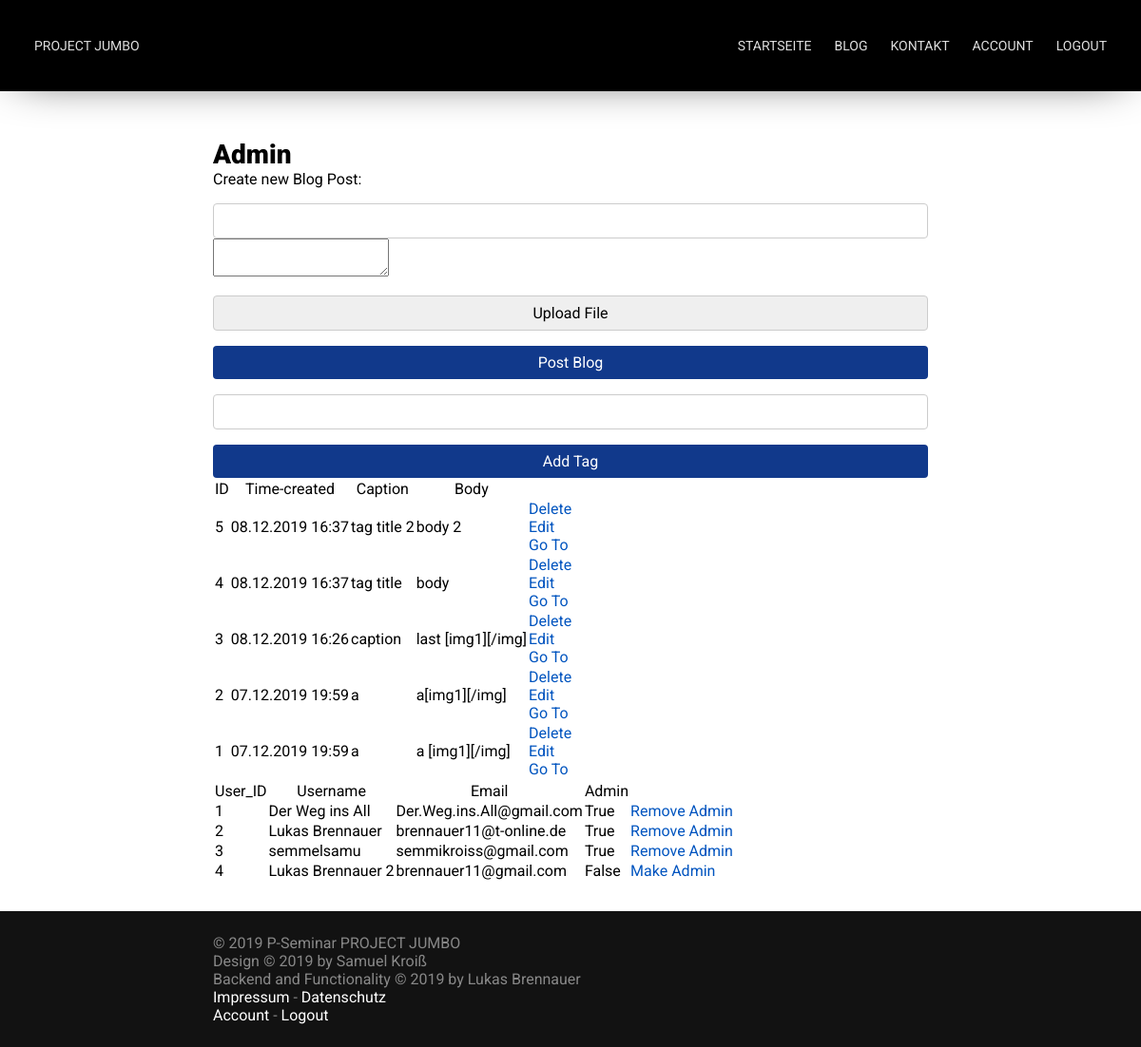
The app's page /admin (signed in), older data.
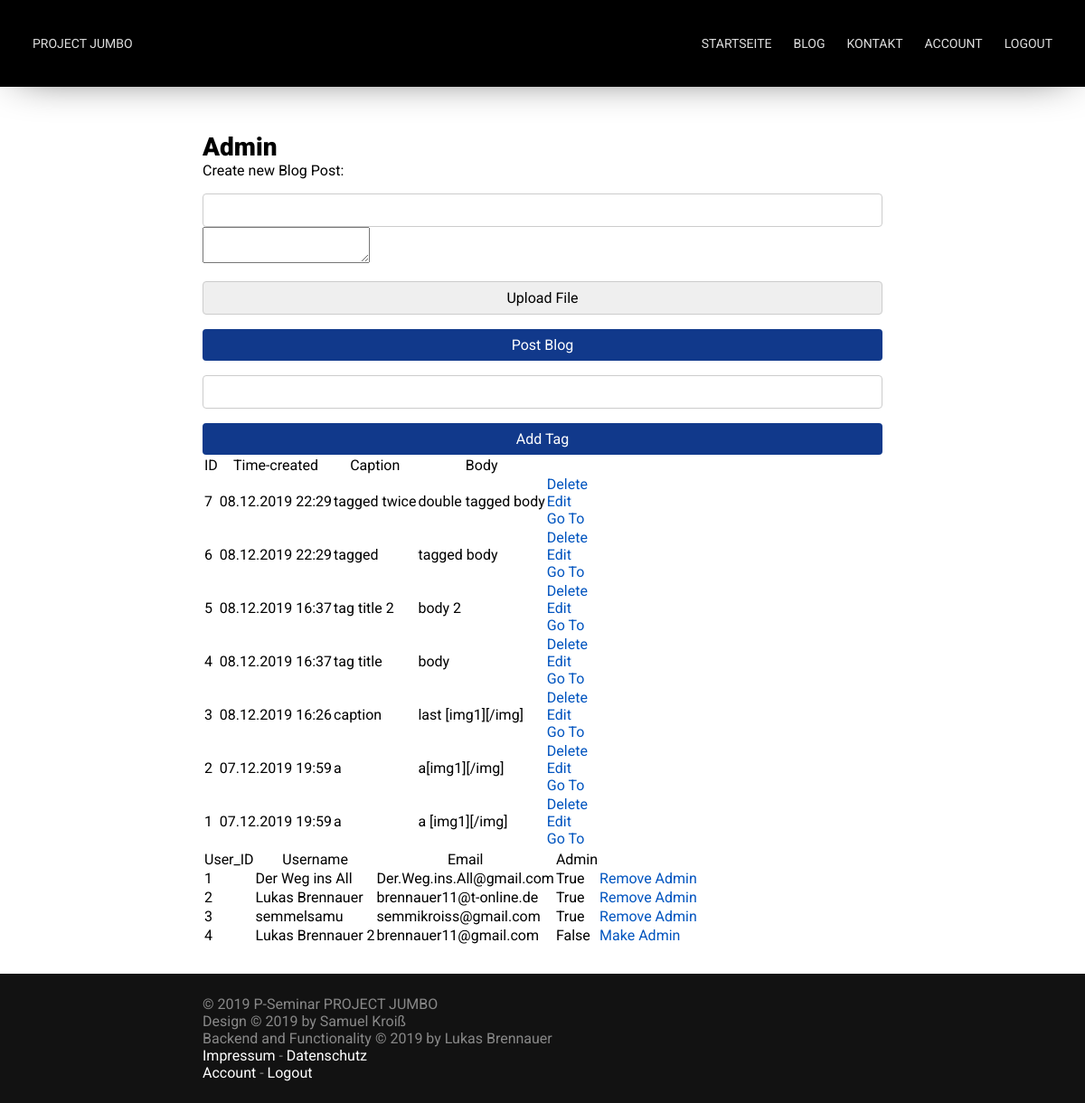
The same page, newer data.
### app/models.py (models this page shows, shortened)
class Blog_Post(db.Model):
    __tablename__ = 'blog_post'
    id = db.Column(db.Integer, primary_key=True)
    caption = db.Column(db.String, nullable=False)
    posted_by = db.Column(db.Integer, db.ForeignKey("user.id"))
    time_created = db.Column(db.DateTime, default=datetime.now() )
    tags = db.Column(db.String)
    comments = db.relationship('Comment')
    body = db.Column(db.String, nullable=False)
    images = db.Column(db.String)

class User(db.Model):
    id = db.Column(db.Integer, primary_key=True)
    username = db.Column(db.String(64), nullable=False, unique=True)
    password_hash = db.Column(db.String(120))
    email = db.Column(db.String, nullable=False, unique=True)
    admin_acc = db.Column(db.Boolean, default=False, nullable=False)
    is_active = True
    is_authenticated = True

### app/routes/admin_pages.py (the view)
@app.route("/admin", methods=['POST', 'GET'])
@login_required
def admin():
    if current_user.admin_acc == True:
        if request.method == 'POST':
            result_string = manage_posted_images(request)
            try:
                db.session.add(
                    Blog_Post(
                        caption=request.form['caption'],
                        tags=request.form['tags'],
                        posted_by=current_user.id,
                        body=request.form['body'],
                        images=result_string))
                db.session.commit()
                return jsonify({"redirect": True, "url": url_for('admin')})
            except Exception as e:
                return render_template("error.html", title="Error", error=e)
        else:
            posts = Blog_Post.query.order_by(-Blog_Post.id).all()
            users = User.query.order_by(User.id).all()
            return render_template("admin.html",
                                   title="Admin",
                                   posts=posts,
                                   users=users)
    else:
        return render_template("error.html",
                               title="Error",
                               error="You're not allowed to use that page!")

### app/models.py (called while the page is built)
@login.user_loader
def load_user(id):
    return User.query.get(id)

### templates/admin.html (shortened to what this page needs)
{% extends 'base.html' %}
{% block content %}
<p>Create new Blog Post:</p>
<form action="javascript:post()" method="post" enctype=multipart/form-data id="blog_post_form">
    <input type="text" id="caption_input">
    <textarea id="body_input"></textarea>
    <input type="button" value="Upload File" onclick="$(`#file_input`).click();" />
    <input type="submit" value="Post Blog">
</form>
<form action="javascript:addTag()">
    <input type="text" id="tag_input">
    <input type="submit" value="Add Tag">
</form>
{% if posts|length < 1 %}
<p>There are no Blogposts available!</p>
{% else %}
<table>
    <tr>
        <th>ID</th>
        <th>Time-created</th>
        <th>Caption</th>
        <th>Body</th>
    </tr>
    {% for post in posts %}
    <tr>
        <td>{{ post.id }}</td>
        <td>{{ post.time_created.__format__("%d.%m.%Y %H:%M") }}</tds>
        <td>{{ post.caption }}</td>
        <td>{{ post.body }}</td>
        <td>
            <a href="{{ url_for( 'delete', id=post.id ) }}">Delete</a>
            <br>
            <a href="{{ url_for( 'edit', id=post.id ) }}">Edit</a>
            <br>
            <a href="{{ url_for( 'blog_post', id=post.id ) }}">Go To</a>
        </td>
    </tr>
    {% endfor %}
</table>
{% endif %}
{% if users|length < 1 %}
<p>There are no Users available!</p>
{% else %}
<table>
    <tr>
        <th>User_ID</th>
        <th>Username</th>
        <th>Email</th>
        <th>Admin</th>
    </tr>
    {% for user in users %}
    <tr>
        <td>{{ user.id }}</td>
        <td>{{ user.username }}</tds>
        <td>{{ user.email }}</td>
        <td>{{ user.admin_acc }}</td>
        <td>
            <a href="{{ url_for( 'manage_admin', id=user.id ) }}">
                {% if user.admin_acc==true %}
                Remove Admin
                {% else %}
                Make Admin
                {% endif %}
            </a>
        </td>
    </tr>
    {% endfor %}
</table>
{% endif %}
{% endblock %}

### templates/base.html (shortened to what this page needs)
<!DOCTYPE html>
<html>
	<head>
		<link href="{{ url_for('static', filename='css/main.css') }}" rel="stylesheet">
		<link href="{{ url_for('static', filename='css/nav.css') }}" rel="stylesheet">
		<link href="{{ url_for('static', filename='css/footer.css') }}" rel="stylesheet">
		<link href="{{ url_for('static', filename='css/drag_and_drop.css') }}" rel="stylesheet">
	</head>
	<body>
		<div id="container">
			<nav id="nav" bg>
				<a href="{{ url_for('index') }}">Project Jumbo</a>
				<ul>
					<li><a href="{{ url_for('index') }}#begin">Startseite</a></li>
					<li><a href="{{ url_for('blog') }}">Blog</a></li>
					<li><a href="{{ url_for('contact') }}">Kontakt</a></li>
					{% if current_user.is_authenticated %}
					<li><a href="{{ url_for('user_page') }}">Account</a></li>
					<li><a href="{{ url_for('logout') }}">Logout</a></li>
					{% else %}
					<li><a href="{{ url_for('login') }}">Login</a></li>
					{% endif %}
				</ul>
			</nav>
			<div class="spacer nav"></div>
			<section id="content">
				<h1>{{ title }}</h1>
				{% block content %}  {% endblock %}
			</section>
			<div class="spacer footer"></div>
			<footer id="footer">
				<p>
					&copy; 2019 P-Seminar PROJECT JUMBO<br />
					Design &copy; 2019 by Samuel Kroiß<br />
					Backend and Functionality &copy; 2019 by Lukas Brennauer<br />
					<a href="#">Impressum</a> - <a href="#">Datenschutz</a><br />
					{% if current_user.is_authenticated %}
					<a href="{{ url_for('user_page') }}">Account</a> - <a href="{{ url_for('logout') }}">Logout</a>
					{% else %}
					<a href="{{ url_for('login') }}">Login</a>
					{% endif %}
				</p>
			</footer>
		</div>
	</body>
</html>

### static/css/main.css (style rules this page uses)
:root { --nav-link-color: #DEDEDE; --nav-link-color-hover: #FFFFFF; --link-color: #0054bf; }
* { margin: 0; padding: 0; font-family: 'Roboto', sans-serif; font-size: 16px; font-weight: 400; text-decoration: none; scroll-behavior: smooth; }
body { width: 100%; height: 100%; overflow-x: hidden; overflow-y: scroll; }
.spacer { width: 100vw; }
.spacer.nav { height: 96px; }
.spacer.footer { height: 124px; }
.button, input[type="submit"] { padding: 8px 12px; border-radius: 4px; display: inline-block; background: #11398B; color: #FFFFFF; transition: background 200ms; cursor: pointer; border: none; }
#container { display: block; width: 100%; min-height: 100vh; position: relative; }
#content { max-width: 800px; margin: 0 auto; padding: 50px 24px; width: 100%; box-sizing: border-box; }
h1, h2, h3 { font-weight: 900; }
h1 { font-size: 28px; }
a { color: var(--link-color); }
input { padding: 8px 12px; border-radius: 4px; border: 1px solid #CCCCCC; margin: 0 auto; display: block; box-sizing: border-box; margin-top: 16px; width: 100%; }

### static/css/nav.css (style rules this page uses)
#nav { width: 100%; height: 96px; box-sizing: border-box; position: fixed; z-index: 10; overflow: hidden; transition: background 500ms, box-shadow 500ms, height 300ms; }
#nav[bg] { background: #000000; box-shadow: 0px 0px 50px -20px rgba(0,0,0,1); }
#nav ul { float: right; display: flex; }
#nav ul li { list-style-type: none; }
#nav a { color: var(--nav-link-color); text-transform: uppercase; font-size: 14px; line-height: 48px; float: left; padding: 0 12px; display: block; transition: color 100ms; }
#nav a { font-family: 'Alata', sans-serif; }
#nav ul li a { font-family: 'Roboto', sans-serif; }
@media only screen and (min-width: 900px) { #nav { padding: 24px; } }

### static/css/footer.css (style rules this page uses)
#footer { width: 100%; background: #121212; position: absolute; right: 0; bottom: 0; left: 0; }
#footer p { max-width: 800px; margin: 0 auto; padding: 24px; color: #888888; box-sizing: border-box; }
#footer a { color: #FFFFFF; }

Row changes from the older to the newer data that the page shows:
added Blog_Post: id "7", time_created.__format__ "08.12.2019 22:29", caption "tagged twice", body "double tagged body"
added Blog_Post: id "6", time_created.__format__ "08.12.2019 22:29", caption "tagged", body "tagged body"
